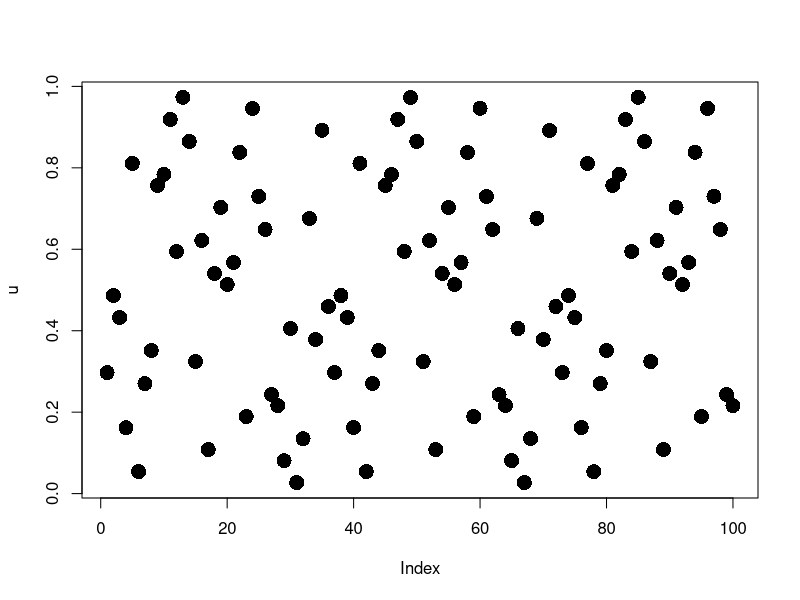
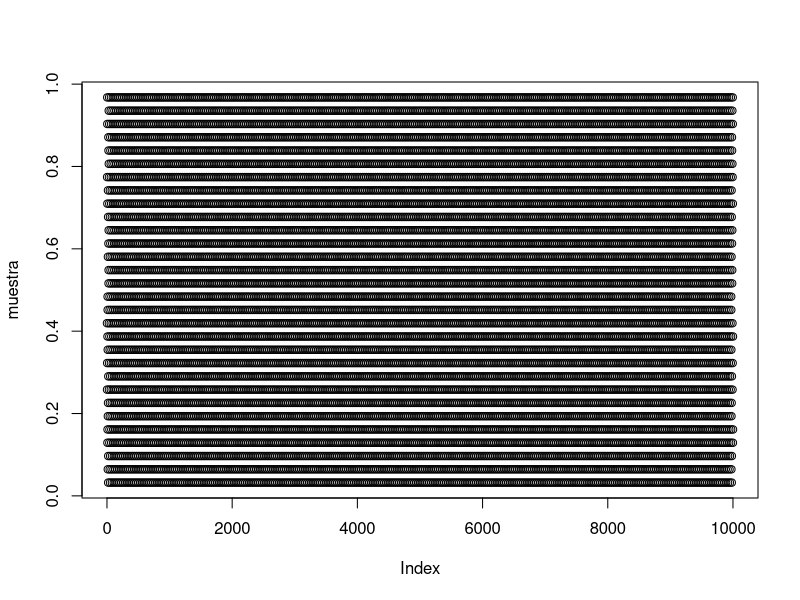
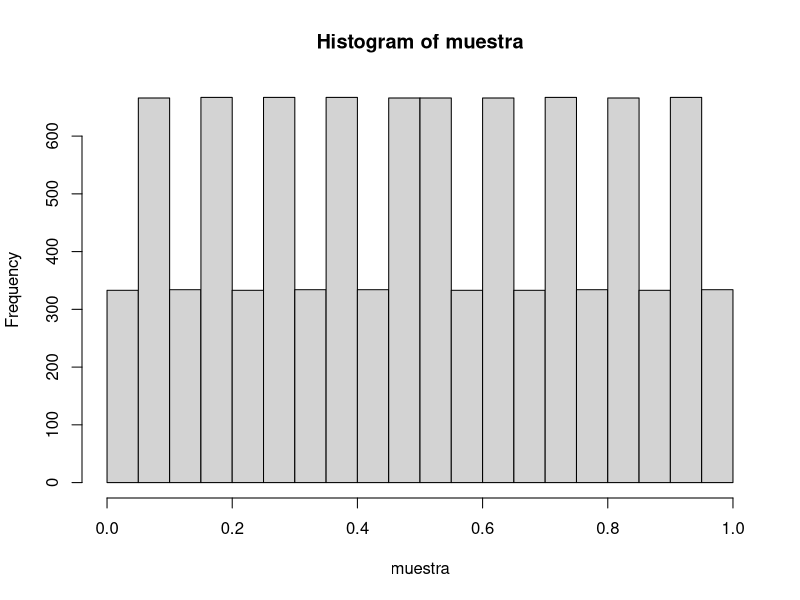

The R script that drew these images, in order: (Note: this script raises an error after producing the figures.)
#Generador lineal congruencial simple
#Generador de numeros aleatorios 
m <- 100
x0 <-11
M<-37
a <- 5
c<- 0
##################################
aux<-numeric(m)
aux[1]<- x0
for(i in 2:m){
  aux[i]<- (aux[i-1]*a+c)%%M
  
}
aux ##succesion de Lehmer
u<- aux/M
plot(u,pch=16, cex=2) 

#########Automatico##############

cong <- function(m,x0,a,c,M){
  aux<-numeric(m)
  aux[1]<-x0
  for(i in 2:m){
    aux[i]<-(aux[i-1]*a+c)%%M
  }
  #aux #para Lehmer
  aux/M #para variables aleatorias
}

muestra <- cong(10000,13,3,0,31)
muestra

plot(muestra)
hist(muestra)
mean(muestra)
var(muestra)
##################################
#Periodo 
period <- function(x){
  dif <- 1
  i <- 1
  while (dif[i] != 0) {
    dif[i+1]<- x[i+1] - x[1]
    i <- i +1
  }
  length(dif)-1
}

period(muestra)
################################

muestra

#La obtencion del numero de rachas
rachas <-vector()
for(i in 1:length(muestra)-1){
  rachas[i]<- sign(muestra[i+1]-muestra[i])
  n1 <- length(rachas[rachas[]>0])
  n2 <- length(rachas[rachas[]<0])
  m <- n1 + n2
  R = 1
  for(i in 1: (length(muestra)-2)){
    if(sign(rachas[i]) != sign(rachas[i+1]))
      R = R+1
  }
  
}



